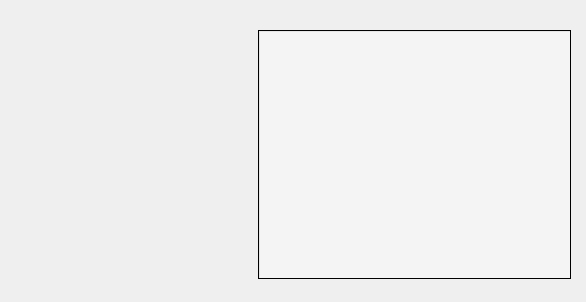
<?xml version="1.0" encoding="UTF-8"?>
<ui version="4.0">
 <class>ScheduleEdit</class>
 <widget class="QWidget" name="ScheduleEdit">
  <property name="geometry">
   <rect>
    <x>0</x>
    <y>0</y>
    <width>586</width>
    <height>302</height>
   </rect>
  </property>
  <property name="sizePolicy">
   <sizepolicy hsizetype="Fixed" vsizetype="Fixed">
    <horstretch>0</horstretch>
    <verstretch>0</verstretch>
   </sizepolicy>
  </property>
  <property name="minimumSize">
   <size>
    <width>586</width>
    <height>302</height>
   </size>
  </property>
  <property name="maximumSize">
   <size>
    <width>586</width>
    <height>302</height>
   </size>
  </property>
  <property name="windowTitle">
   <string>Form</string>
  </property>
  <widget class="QStackedWidget" name="stackedWidget">
   <property name="geometry">
    <rect>
     <x>258</x>
     <y>30</y>
     <width>313</width>
     <height>249</height>
    </rect>
   </property>
   <property name="sizePolicy">
    <sizepolicy hsizetype="Fixed" vsizetype="Fixed">
     <horstretch>0</horstretch>
     <verstretch>0</verstretch>
    </sizepolicy>
   </property>
   <property name="minimumSize">
    <size>
     <width>313</width>
     <height>249</height>
    </size>
   </property>
   <property name="maximumSize">
    <size>
     <width>313</width>
     <height>249</height>
    </size>
   </property>
   <property name="frameShape">
    <enum>QFrame::Box</enum>
   </property>
   <property name="currentIndex">
    <number>1</number>
   </property>
   <widget class="QWidget" name="page">
    <property name="sizePolicy">
     <sizepolicy hsizetype="Fixed" vsizetype="Fixed">
      <horstretch>0</horstretch>
      <verstretch>0</verstretch>
     </sizepolicy>
    </property>
    <property name="minimumSize">
     <size>
      <width>174</width>
      <height>270</height>
     </size>
    </property>
    <property name="maximumSize">
     <size>
      <width>174</width>
      <height>270</height>
     </size>
    </property>
    <widget class="QLabel" name="label">
     <property name="geometry">
      <rect>
       <x>0</x>
       <y>0</y>
       <width>313</width>
       <height>249</height>
      </rect>
     </property>
     <property name="sizePolicy">
      <sizepolicy hsizetype="Fixed" vsizetype="Fixed">
       <horstretch>0</horstretch>
       <verstretch>0</verstretch>
      </sizepolicy>
     </property>
     <property name="minimumSize">
      <size>
       <width>313</width>
       <height>249</height>
      </size>
     </property>
     <property name="maximumSize">
      <size>
       <width>313</width>
       <height>249</height>
      </size>
     </property>
     <property name="styleSheet">
      <string notr="true">background-color: rgba(255, 255, 255, 0.3);</string>
     </property>
     <property name="text">
      <string/>
     </property>
    </widget>
   </widget>
   <widget class="QWidget" name="page_2">
    <widget class="QTextEdit" name="textEdit">
     <property name="geometry">
      <rect>
       <x>0</x>
       <y>0</y>
       <width>313</width>
       <height>249</height>
      </rect>
     </property>
     <property name="sizePolicy">
      <sizepolicy hsizetype="Fixed" vsizetype="Fixed">
       <horstretch>0</horstretch>
       <verstretch>0</verstretch>
      </sizepolicy>
     </property>
     <property name="minimumSize">
      <size>
       <width>313</width>
       <height>249</height>
      </size>
     </property>
     <property name="maximumSize">
      <size>
       <width>313</width>
       <height>249</height>
      </size>
     </property>
     <property name="styleSheet">
      <string notr="true">background-color: rgba(255, 255, 255, 30%);</string>
     </property>
    </widget>
   </widget>
  </widget>
  <widget class="QLabel" name="pixLabel">
   <property name="geometry">
    <rect>
     <x>30</x>
     <y>145</y>
     <width>200</width>
     <height>135</height>
    </rect>
   </property>
   <property name="minimumSize">
    <size>
     <width>200</width>
     <height>135</height>
    </size>
   </property>
   <property name="maximumSize">
    <size>
     <width>200</width>
     <height>135</height>
    </size>
   </property>
   <property name="frameShape">
    <enum>QFrame::NoFrame</enum>
   </property>
   <property name="text">
    <string/>
   </property>
  </widget>
  <widget class="QLabel" name="mdLabel">
   <property name="geometry">
    <rect>
     <x>30</x>
     <y>80</y>
     <width>200</width>
     <height>45</height>
    </rect>
   </property>
   <property name="minimumSize">
    <size>
     <width>200</width>
     <height>45</height>
    </size>
   </property>
   <property name="maximumSize">
    <size>
     <width>200</width>
     <height>45</height>
    </size>
   </property>
   <property name="styleSheet">
    <string notr="true">font: 24pt &quot;微软雅黑&quot;;
color: rgba(255, 255, 255, 70%);</string>
   </property>
   <property name="frameShape">
    <enum>QFrame::NoFrame</enum>
   </property>
   <property name="text">
    <string/>
   </property>
  </widget>
  <widget class="QLabel" name="yLabel">
   <property name="geometry">
    <rect>
     <x>30</x>
     <y>40</y>
     <width>120</width>
     <height>35</height>
    </rect>
   </property>
   <property name="minimumSize">
    <size>
     <width>120</width>
     <height>35</height>
    </size>
   </property>
   <property name="maximumSize">
    <size>
     <width>120</width>
     <height>35</height>
    </size>
   </property>
   <property name="styleSheet">
    <string notr="true">font: 70 14pt &quot;微软雅黑&quot;;
color: rgba(255, 255, 255, 60%);</string>
   </property>
   <property name="frameShape">
    <enum>QFrame::NoFrame</enum>
   </property>
   <property name="text">
    <string/>
   </property>
  </widget>
 </widget>
 <resources/>
 <connections/>
</ui>
